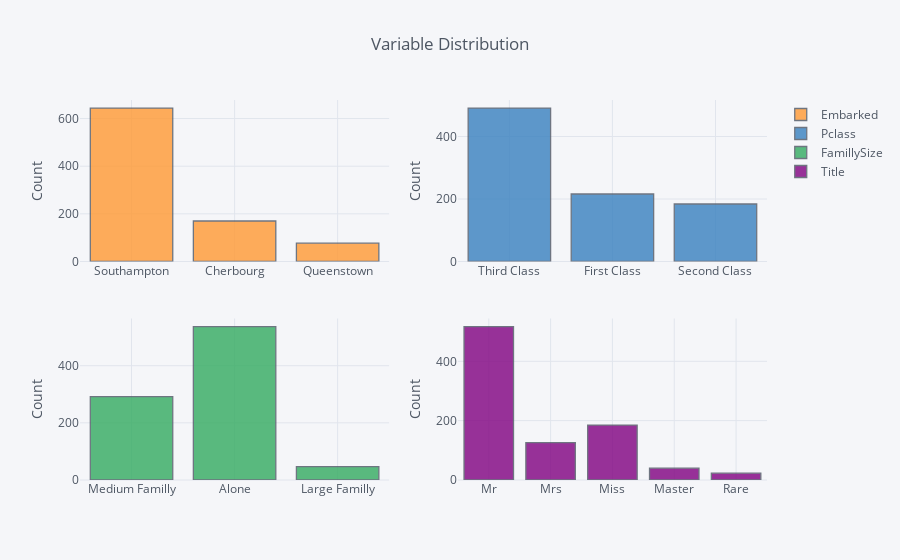

Source (notebook cell):
### Code cell
train_df[['Embarked', 'Pclass', 'FamillySize' ,'Title']].iplot(kind='hist',
                                                               yTitle='Count', 
                                                               title='Variable Distribution', 
                                                               subplots=True, 
                                                               shape=(2, 2))

### Figure 1 — Plotly figure (JSON) as saved in the notebook; plotly's stock layout.template omitted (floating-point values rounded to 4 significant figures; data arrays with more than 128 entries replaced by an {"elided": "..."} marker saying what was removed)
{"data": [{"histfunc": "count", "histnorm": "", "marker": {"color": "rgba(255, 153, 51, 1.0)", "line": {"color": "#4D5663", "width": 1.3}}, "name": "Embarked", "opacity": 0.8, "orientation": "v", "type": "histogram", "uid": "d4f1a116-31b5-458d-b1f1-4b8c00430883", "x": {"elided": "891 str values"}, "xaxis": "x", "yaxis": "y"}, {"histfunc": "count", "histnorm": "", "marker": {"color": "rgba(55, 128, 191, 1.0)", "line": {"color": "#4D5663", "width": 1.3}}, "name": "Pclass", "opacity": 0.8, "orientation": "v", "type": "histogram", "uid": "e80ba53b-4df1-4d3f-9194-74364bc50467", "x": {"elided": "891 str values"}, "xaxis": "x2", "yaxis": "y2"}, {"histfunc": "count", "histnorm": "", "marker": {"color": "rgba(50, 171, 96, 1.0)", "line": {"color": "#4D5663", "width": 1.3}}, "name": "FamillySize", "opacity": 0.8, "orientation": "v", "type": "histogram", "uid": "44a53bed-993c-4a43-998b-9f7669a3814f", "x": {"elided": "891 str values"}, "xaxis": "x3", "yaxis": "y3"}, {"histfunc": "count", "histnorm": "", "marker": {"color": "rgba(128, 0, 128, 1.0)", "line": {"color": "#4D5663", "width": 1.3}}, "name": "Title", "opacity": 0.8, "orientation": "v", "type": "histogram", "uid": "ef02dfd9-5b0e-4638-a870-d150aeb63663", "x": {"elided": "891 str values"}, "xaxis": "x4", "yaxis": "y4"}], "layout": {"barmode": "overlay", "legend": {"bgcolor": "#F5F6F9", "font": {"color": "#4D5663"}}, "paper_bgcolor": "#F5F6F9", "plot_bgcolor": "#F5F6F9", "title": {"font": {"color": "#4D5663"}, "text": "Variable Distribution"}, "xaxis": {"anchor": "y", "domain": [0, 0.45], "gridcolor": "#E1E5ED", "showgrid": true, "tickfont": {"color": "#4D5663"}, "title": {"font": {"color": "#4D5663"}, "text": ""}, "zerolinecolor": "#E1E5ED"}, "xaxis2": {"anchor": "y2", "domain": [0.55, 1], "gridcolor": "#E1E5ED", "showgrid": true, "tickfont": {"color": "#4D5663"}, "title": {"font": {"color": "#4D5663"}, "text": ""}, "zerolinecolor": "#E1E5ED"}, "xaxis3": {"anchor": "y3", "domain": [0, 0.45], "gridcolor": "#E1E5ED", "showgrid": true, "tickfont": {"color": "#4D5663"}, "title": {"font": {"color": "#4D5663"}, "text": ""}, "zerolinecolor": "#E1E5ED"}, "xaxis4": {"anchor": "y4", "domain": [0.55, 1], "gridcolor": "#E1E5ED", "showgrid": true, "tickfont": {"color": "#4D5663"}, "title": {"font": {"color": "#4D5663"}, "text": ""}, "zerolinecolor": "#E1E5ED"}, "yaxis": {"anchor": "x", "domain": [0.575, 1], "gridcolor": "#E1E5ED", "showgrid": true, "tickfont": {"color": "#4D5663"}, "title": {"font": {"color": "#4D5663"}, "text": "Count"}, "zerolinecolor": "#E1E5ED"}, "yaxis2": {"anchor": "x2", "domain": [0.575, 1], "gridcolor": "#E1E5ED", "showgrid": true, "tickfont": {"color": "#4D5663"}, "title": {"font": {"color": "#4D5663"}, "text": "Count"}, "zerolinecolor": "#E1E5ED"}, "yaxis3": {"anchor": "x3", "domain": [0, 0.425], "gridcolor": "#E1E5ED", "showgrid": true, "tickfont": {"color": "#4D5663"}, "title": {"font": {"color": "#4D5663"}, "text": "Count"}, "zerolinecolor": "#E1E5ED"}, "yaxis4": {"anchor": "x4", "domain": [0, 0.425], "gridcolor": "#E1E5ED", "showgrid": true, "tickfont": {"color": "#4D5663"}, "title": {"font": {"color": "#4D5663"}, "text": "Count"}, "zerolinecolor": "#E1E5ED"}}}
